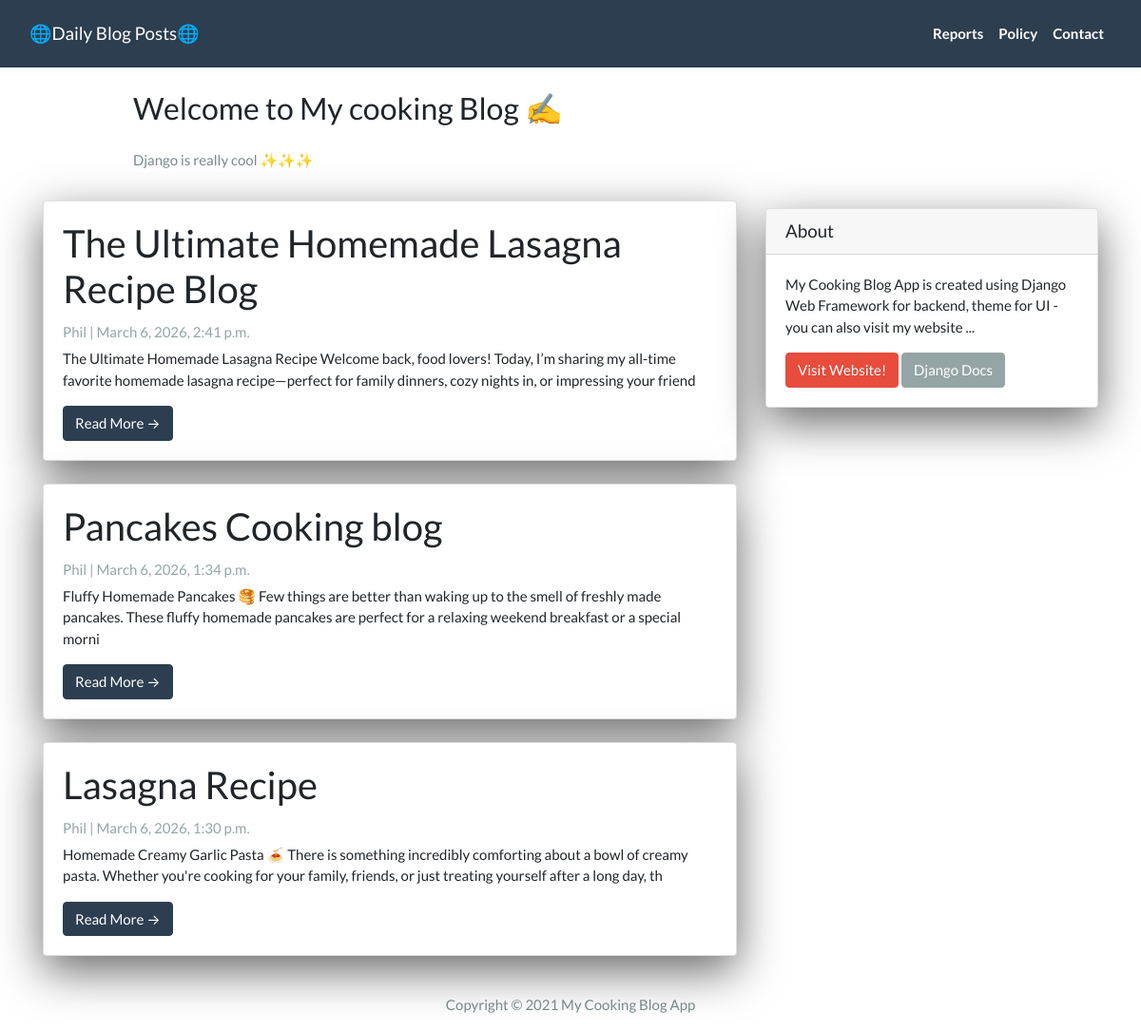
The page / on the database its author committed.
### App/models.py (models this page shows, shortened)
class Post(models.Model):
  title =  models.CharField(max_length=200, unique=True)
  slug =   models.SlugField(max_length=200, unique=True)
  author = models.ForeignKey(User, on_delete=models.CASCADE, related_name='blog_posts')
  created_on = models.DateTimeField(auto_now_add=True)
  updated_on = models.DateTimeField(auto_now=True)
  content = models.TextField()
  status = models.IntegerField(choices=STATUS, default=0)
  class Meta:
    ordering = ['-created_on']

### App/views.py (the view)
# urls.py: path('', views.PostList.as_view(), name="home"),
class PostList(generic.ListView):
  queryset = Post.objects.filter(status=1).order_by('-created_on')
  template_name = 'index.html'

### App/templates/index.html (shortened to what this page needs)
{% extends "base.html" %}
{% block content %}
<header class="masthead">
  <div class="container">
    <div class="row">
      <div class=" col-md-8 col-md-10 mx-auto">
        <div class="site-heading">
          <h3 class=" site-heading my-4 mt-3 text-black"> Welcome to My cooking Blog ✍️ </h3>
          <p class="text-dark">Django is really cool ✨✨✨ </p>
        </div>
      </div>
    </div>
  </div>
</header>
<div class="container">
  <div class="row">
    <div class="col-md-8 mt-3 left">
      {% for post in post_list %}
      <div class="card mb-4">
        <div class="card-body">
          <h2 class="card-title">{{ post.title }}</h2>
          <p class="card-text text-muted h6">{{ post.author }} | {{ post.created_on}} </p>
          <p class="card-text">{{post.content|slice:":200"}}</p>
          <a href="{% url 'post_detail' post.slug  %}" class="btn btn-primary">Read More &rarr;</a>
        </div>
      </div>
      {% endfor %}
    </div>
    {% block sidebar %}
    {% include 'sidebar.html' %}
    {% endblock sidebar %}
  </div>
</div>
{%endblock%}

### App/templates/base.html (shortened to what this page needs)
<!DOCTYPE html>
<html>
<head>
  <link rel="stylesheet" href="https://stackpath.bootstrapcdn.com/bootswatch/4.5.2/flatly/bootstrap.min.css">
</head>
<body>
  <nav class="navbar navbar-expand-lg navbar-dark bg-primary" id="mainNav">
    <div class="container-fluid">
      <a class="navbar-brand" href="{% url 'home' %}">🌐Daily Blog Posts🌐</a>
      <div class="collapse navbar-collapse" id="navbarResponsive">
        <ul class="navbar-nav ml-auto">
          <li class="nav-item text-black">
            <a class="nav-link text-black font-weight-bold" href="#">Reports</a>
          </li>
          <li class="nav-item text-black">
            <a class="nav-link text-black font-weight-bold" href="#">Policy</a>
          </li>
          <li class="nav-item text-black">
            <a class="nav-link text-black font-weight-bold" href="#">Contact</a>
          </li>
        </ul>
      </div>
    </div>
  </nav>
  {% block content %}{% endblock content %}
  <footer class="py-3 bg-grey">
    <p class="m-0 text-dark text-center ">Copyright &copy; 2021 My Cooking Blog App </p>
  </footer>
</body>
</html>

### App/templates/sidebar.html (shortened to what this page needs)
{% block sidebar %}
<div class="col-md-4 float-right ">
  <div class="card my-4">
    <h5 class="card-header">About</h5>
    <div class="card-body">
      <p class="card-text"> My Cooking Blog App is created using Django Web Framework for backend,
        theme for UI - you can also visit my website ... </p>
      <a href="https://bekbrace.com" class="btn btn-danger">Visit Website!</a>
      <a href="https://docs.djangoproject.com/en/3.1/" class="btn btn-secondary">Django Docs</a>
    </div>
  </div>
</div>
{% endblock sidebar %}

### App/templates/sidebar.html (style rules this page uses)
.card { box-shadow: 0 16px 48px #6a6a6b; }

### rows shown on the page
Post: title "The Ultimate Homemade Lasagna Recipe Blog", author "Phil", created_on "March 6, 2026, 2:41 p.m.", content "The Ultimate Homemade Lasagna Recipe Welcome back, food lovers! Today, I’m sharing my all-time favorite homemade lasagna recipe—perfect for family dinners, cozy nights in, or impressing your friend"
Post: title "Pancakes Cooking blog", author "Phil", created_on "March 6, 2026, 1:34 p.m.", content "Fluffy Homemade Pancakes 🥞 Few things are better than waking up to the smell of freshly made pancakes. These fluffy homemade pancakes are perfect for a relaxing weekend breakfast or a special morni"
Post: title "Lasagna Recipe", author "Phil", created_on "March 6, 2026, 1:30 p.m.", content "Homemade Creamy Garlic Pasta 🍝 There is something incredibly comforting about a bowl of creamy pasta. Whether you're cooking for your family, friends, or just treating yourself after a long day, th"
